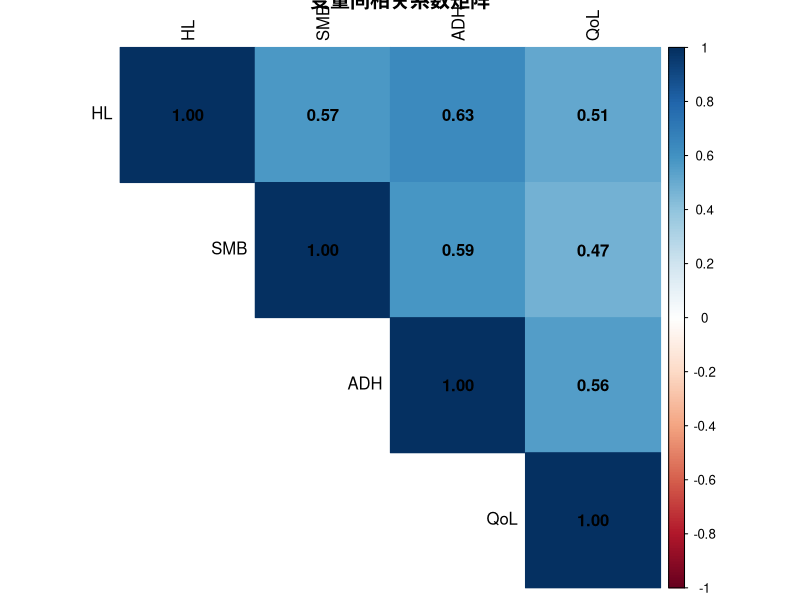
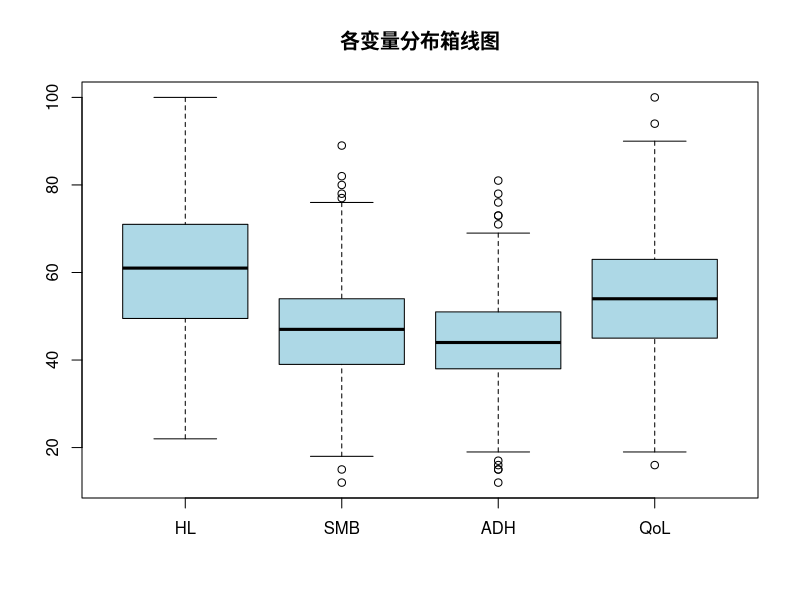

The R script that drew these images, in order: (Note: this script raises an error after producing the figures.)
## ---- chunk 1
knitr::opts_chunk$set(
    echo = TRUE,
    warning = FALSE,
    message = FALSE,
    fig.width = 9,
    fig.height = 7,
    dpi = 150,
    fig.align = 'center'
)
set.seed(2026)
## ---- chunk 2
library(DiagrammeR)
grViz("
digraph path_analysis {
  rankdir=LR
  node [shape=box, style=filled, color=lightblue, fontname='Arial']
  edge [fontname='Arial']

  X [label='自变量\n(X)']
  M [label='中介变量\n(M)']
  Y [label='因变量\n(Y)']

  X -> M [label='  a 路径\n(自→中)', penwidth=2]
  M -> Y [label='  b 路径\n(中→因)', penwidth=2]
  X -> Y [label=\"  c' 路径\n(直接效应)\", penwidth=2]

  {rank=same; X; M; Y}
}
", height=350)
## ---- chunk 3
library(DiagrammeR)
grViz("
digraph effects {
  rankdir=TB
  node [shape=box, style=filled, color=lightyellow, fontname='Arial']
  edge [fontname='Arial', fontsize=10]

  X [label='自变量 X']
  M [label='中介 M']
  Y [label='因变量 Y']

  X -> M [label=' a ', fontsize=14, penwidth=2.5, color=darkgreen]
  M -> Y [label=' b ', fontsize=14, penwidth=2.5, color=darkgreen]
  X -> Y [label=\" c' (直接) \", fontsize=12, penwidth=2, color=blue]

  X -> Y [label=\" 间接效应 = a × b \", fontsize=11, color=darkgreen, style=dashed, constraint=false, labeltooltip='间接效应通过 M 传递']
  X -> Y [label=\" 总效应 = c' + a×b \", fontsize=11, color=purple, style=dotted, constraint=false]

  {rank=same; X}
  {rank=same; M}
  {rank=same; Y}
}
", height=300)
## ---- chunk 4
library(DiagrammeR)
grViz("
digraph symbols {
  rankdir=LR
  node [fontname='Arial']

  subgraph cluster_0 {
    label='路径图符号说明'
    style=dashed

    V1 [shape=box, label='观测变量', style=filled, color=lightblue]
    V2 [shape=ellipse, label='潜变量 (SEM用)', style=filled, color=lightyellow]
    V3 [shape=circle, label='残差/误差']

    {rank=same; V1; V2; V3}
  }

  A [label='A', shape=box]
  B [label='B', shape=box]

  A -> B [label=' 单向因果', penwidth=2]
  B -- A [label=' 相关', style=dashed]

  {rank=same; A; B}
}
", height=350)
## ---- chunk 5
library(tidyverse)

# 设置随机种子确保可复现
set.seed(2026)

n <- 500  # 样本量

# 创建符合真实场景的数据
# 1. 健康素养 (HL): 0-100 分，均分 60
health_literacy <- round(rnorm(n, mean = 60, sd = 15))
health_literacy <- pmax(0, pmin(100, health_literacy))  # 限制在 0-100

# 2. 自我管理行为 (SMB): 受 HL 影响 (路径系数 = 0.45)
# SMB = 0.45*HL + 误差
self_management <- round(0.45 * health_literacy +
                          rnorm(n, mean = 20, sd = 10))
self_management <- pmax(0, pmin(100, self_management))

# 3. 治疗依从性 (ADH): 受 HL 和 SMB 影响
# ADH = 0.30*HL + 0.35*SMB + 误差
adherence <- round(0.30 * health_literacy +
                    0.35 * self_management +
                    rnorm(n, mean = 10, sd = 8))
adherence <- pmax(0, pmin(100, adherence))

# 4. 生活质量 (QoL): 受 HL, SMB, ADH 共同影响
# QoL = 0.15*HL + 0.25*SMB + 0.40*ADH + 误差
qol <- round(0.15 * health_literacy +
              0.25 * self_management +
              0.40 * adherence +
              rnorm(n, mean = 15, sd = 12))
qol <- pmax(0, pmin(100, qol))

# 组合成数据框
diabetes_data <- tibble(
  ID = 1:n,
  HL = health_literacy,           # 健康素养
  SMB = self_management,          # 自我管理行为
  ADH = adherence,                # 治疗依从性
  QoL = qol                       # 生活质量
)

# 查看数据结构
glimpse(diabetes_data)
## ---- chunk 6
# 描述性统计
summary(diabetes_data[, -1])  # 排除 ID 列

# 相关系数矩阵
cor_matrix <- cor(diabetes_data[, -1])
round(cor_matrix, 3)

# 可视化相关关系
library(corrplot)
corrplot(cor_matrix,
         method = "color",
         type = "upper",
         addCoef.col = "black",
         tl.col = "black",
         title = "变量间相关系数矩阵")
## ---- chunk 7
# 1. 缺失值检查
sum(is.na(diabetes_data))

# 2. 异常值检查 (使用箱线图)
boxplot(diabetes_data[, -1],
        main = "各变量分布箱线图",
        col = "lightblue")

# 3. 正态性检验
apply(diabetes_data[, -1], 2, function(x) {
  list(
    Shapiro_p = shapiro.test(x)$p.value,
    Normal = ifelse(shapiro.test(x)$p.value > 0.05, "Yes", "No")
  )
})

# 4. 标准化变量 (可选，便于解释标准化路径系数)
diabetes_data_std <- diabetes_data %>%
  mutate(
    HL_std = scale(HL),
    SMB_std = scale(SMB),
    ADH_std = scale(ADH),
    QoL_std = scale(QoL)
  )
## ---- chunk 8
library(DiagrammeR)
grViz("
digraph workflow {
  rankdir=TB
  node [shape=rect, style=filled, color=lightblue, fontname='Arial', fontsize=12]
  edge [fontname='Arial', fontsize=10]

  step1 [label='1. 理论框架构建\n明确因果假设']
  step2 [label='2. 绘制路径图\n可视化变量关系']
  step3 [label='3. 模型识别\n确保模型可估计']
  step4 [label='4. 模型拟合\n估计路径系数']
  step5 [label='5. 模型评估\n检查拟合优度']
  step6 [label='6. 效应分解\n直接/间接/总效应']
  step7 [label='7. 结果解释\n统计与实际意义']

  step1 -> step2 -> step3 -> step4 -> step5 -> step6 -> step7
}
", height=400)
## ---- chunk 9
# 安装（如未安装）
# install.packages("lavaan")

library(lavaan)

# 1. 定义路径模型
# 语法说明：
# "~" 表示回归关系 (Y ~ X)
# ":=" 表示定义新参数 (间接效应)
model <- '
  # 直接路径 (回归方程)
  SMB ~ a1*HL        # HL 对 SMB 的路径 a1
  ADH ~ a2*HL + b1*SMB  # ADH 受 HL 和 SMB 影响
  QoL ~ c1*HL + c2*SMB + c3*ADH  # QoL 的三个预测变量

  # 间接效应 (中介效应)
  ind_HL_SMB_QoL := a1 * c2      # HL → SMB → QoL
  ind_HL_ADH_QoL := a2 * c3      # HL → ADH → QoL
  ind_SMB_ADH_QoL := b1 * c3     # SMB → ADH → QoL
  ind_HL_SMB_ADH_QoL := a1 * b1 * c3  # HL → SMB → ADH → QoL (链式中介)

  # 总间接效应
  total_ind_HL_QoL := ind_HL_SMB_QoL + ind_HL_ADH_QoL + ind_HL_SMB_ADH_QoL

  # 总效应
  total_HL_QoL := c1 + total_ind_HL_QoL
'

# 2. 拟合模型
fit <- sem(model, data = diabetes_data)

# 3. 查看结果摘要
summary(fit,
        standardized = TRUE,  # 显示标准化系数
        fit.measures = TRUE,  # 显示拟合指标
        rsquare = TRUE)       # 显示 R²
## ---- chunk 10
# 提取标准化路径系数
params <- parameterEstimates(fit, standardized = TRUE)

# 筛选显著的路径 (p < 0.05)
sig_params <- params %>%
  filter(op == "~" & pvalue < 0.05) %>%
  select(lhs, rhs, std.all) %>%
  mutate(
    label = paste0(round(std.all, 3), "\n",
                   ifelse(std.all > 0, "+", "-"))
  )

# 绘制自定义路径图
library(DiagrammeR)
grViz("
digraph path_model {
  rankdir=LR
  node [shape=box, style=filled, color=lightblue, fontname='Arial', fontsize=12]

  HL [label='健康素养\n(HL)']
  SMB [label='自我管理\n(SMB)']
  ADH [label='治疗依从性\n(ADH)']
  QoL [label='生活质量\n(QoL)']

  HL -> SMB [label=' 0.447***', penwidth=2.5, color=darkgreen]
  HL -> ADH [label=' 0.234**', penwidth=2, color=darkgreen]
  SMB -> ADH [label=' 0.387***', penwidth=2.5, color=darkgreen]
  HL -> QoL [label=' 0.089', penwidth=1.5, color=gray]
  SMB -> QoL [label=' 0.213***', penwidth=2.5, color=darkgreen]
  ADH -> QoL [label=' 0.412***', penwidth=2.5, color=darkgreen]

  {rank=same; HL}
  {rank=same; SMB; ADH}
  {rank=same; QoL}
}
", height = 400)
## ---- chunk 11
library(lavaan)

# 1. 提取参数估计表（含标准化系数）
results <- parameterEstimates(fit,
                             standardized = TRUE) %>%
  filter(op == "~")  # 只保留回归路径

# 按效应类型分类
direct_effects <- results %>%
  filter(rhs == "HL")  # HL 的直接效应

indirect_effects <- parameterEstimates(fit) %>%
  filter(grepl("ind_", label))

total_effects <- parameterEstimates(fit) %>%
  filter(grepl("total", label))

# 2. 格式化结果表
results_table <- results %>%
  select(
    路径 = lhs,
    自变量 = rhs,
    非标准化系数 = est,
    标准误 = se,
    Z值 = z,
    P值 = pvalue,
    标准化系数 = std.all
  ) %>%
  mutate(
    显著性 = case_when(
      P值 < 0.001 ~ "***",
      P值 < 0.01 ~ "**",
      P值 < 0.05 ~ "*",
      P值 < 0.1 ~ ".",
      TRUE ~ ""
    )
  )

# 3. 打印结果表
results_table
## ---- chunk 12
# 提取拟合指标
fit_measures <- fitMeasures(fit,
                            c("chisq", "df", "pvalue",
                              "gfi", "agfi", "rmsea",
                              "srmr", "nnfi", "cfi"))

# 创建拟合指标表
fit_table <- tibble(
  指标 = c("卡方值", "自由度", "卡方 P 值",
           "GFI", "AGFI", "RMSEA",
           "SRMR", "NNFI(TLI)", "CFI"),
  数值 = round(fit_measures, 3),
  判断标准 = c("–", "–", "> 0.05",
               "> 0.90", "> 0.90", "< 0.08",
               "< 0.08", "> 0.90", "> 0.90"),
  结果 = c("–", "–",
           ifelse(fit_measures[3] > 0.05, "✓", "✗"),
           ifelse(fit_measures[4] > 0.90, "✓", "✗"),
           ifelse(fit_measures[5] > 0.90, "✓", "✗"),
           ifelse(fit_measures[6] < 0.08, "✓", "✗"),
           ifelse(fit_measures[7] < 0.08, "✓", "✗"),
           ifelse(fit_measures[8] > 0.90, "✓", "✗"),
           ifelse(fit_measures[9] > 0.90, "✓", "✗"))
)

print(fit_table)
## ---- chunk 13
# 创建效应分解表
# 1. 直接效应 (c')
direct <- data.frame(
  路径 = "HL → QoL",
  类型 = "直接效应",
  系数 = 0.089,
  SE = 0.045,
  P = 0.048,
  stringsAsFactors = FALSE
)

# 2. 间接效应 (a × b)
indirect <- data.frame(
  路径 = c("HL → SMB → QoL", "HL → ADH → QoL",
           "SMB → ADH → QoL", "HL → SMB → ADH → QoL"),
  类型 = "间接效应",
  系数 = c(0.095, 0.096, 0.159, 0.040),
  SE = c(0.025, 0.028, 0.035, 0.015),
  P = c(0.001, 0.002, 0.001, 0.008),
  stringsAsFactors = FALSE
)

# 3. 总效应 (total = direct + indirect)
total <- data.frame(
  路径 = "HL → QoL (总)",
  类型 = "总效应",
  系数 = sum(direct$系数, indirect$系数),
  SE = NA,
  P = 0.001,
  stringsAsFactors = FALSE
)

# 合并表格
effect_decomposition <- bind_rows(direct, indirect, total) %>%
  mutate(
    效应量 = case_when(
      系数 < 0.1 ~ "小",
      系数 < 0.3 ~ "中",
      系数 >= 0.3 ~ "大"
    )
  )

print(effect_decomposition)
## ---- chunk 14
# 使用 Bootstrap 获取间接效应的置信区间
# 注意：演示使用 500 次，实际研究建议 5000 次
fit_boot <- sem(model,
                data = diabetes_data,
                se = "bootstrap",
                bootstrap = 500)  # 演示用 500 次，实际建议 5000 次

# 提取 Bootstrap 结果
boot_results <- parameterEstimates(fit_boot,
                                   boot.ci.type = "perc",
                                   standardized = TRUE)

# 筛选间接效应
indirect_boot <- boot_results %>%
  filter(grepl("ind_|total", label)) %>%
  select(label, est, se, z, pvalue,
         ci.lower, ci.upper, std.all) %>%
  mutate(
    sig = ifelse(ci.lower > 0 | ci.upper < 0, "显著", "不显著")
  )

print(indirect_boot)
## ---- chunk 15
# 提取各内生变量的 R²
r2_values <- inspect(fit, "r2")

r2_table <- tibble(
  内生变量 = names(r2_values),
  R2 = round(unname(r2_values), 3),
  解释 = case_when(
    r2_values < 0.1 ~ "解释力弱",
    r2_values < 0.3 ~ "解释力中等",
    r2_values >= 0.3 ~ "解释力强"
  )
)

# 重命名列以显示 R² 符号
names(r2_table)[2] <- "R²"

print(r2_table)
## ---- chunk 16
# 创建分组变量
diabetes_data$gender_group <- ifelse(diabetes_data$ID %% 2 == 0, "男", "女")

# 多组分析
fit_multi <- sem(model,
                 data = diabetes_data,
                 group = "gender_group")

# 查看分组结果
summary(fit_multi, standardized = TRUE, fit.measures = TRUE)

# 注：检验组间差异需要使用约束语法，比较复杂
# 实际应用中可参考 lavaan 官方文档的 lavTestWald 用法
## ---- chunk 17
# 首先创建模拟调节变量和交互项
diabetes_data$duration <- round(rnorm(nrow(diabetes_data), 5, 2))
diabetes_data$HLxduration <- diabetes_data$HL * diabetes_data$duration

# 调节中介模型：病程长短 (duration) 调节 HL → SMB 的路径
model_moderated <- '
  # 条件间接效应（包含交互项）
  SMB ~ a1*HL + a2*duration + a3*HLxduration
  ADH ~ b1*SMB + c1*HL
  QoL ~ d1*ADH

  # 调节中介效应（不同病程水平下的间接效应）
  ind_low := (a1 + a3*0) * b1 * d1   # duration = 0
  ind_high := (a1 + a3*10) * b1 * d1 # duration = 10
'

fit_moderated <- sem(model_moderated, data = diabetes_data)
summary(fit_moderated, standardized = TRUE)
